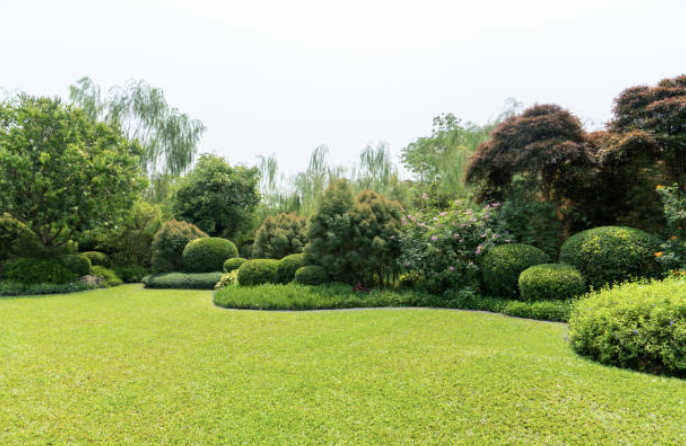
#> input picture pipeline/generation/data/garden.jpg, 686 x 446 px; its folder holds only this picture in this run
$ python -i plantable_mask.py   (imports and definitions only)
#> lines starting #> are read from the running program, lines starting #| are printed output that depends on the picture; after the words box and inside, x2 and y2 are one past the last pixel; in counts of white or black regions, pixels touching at a corner belong together
"""
Masque plantable pour design jardin global.

blanc = zone à modifier (BFL)
noir = zone à conserver (BFL)

Améliorations:
- Ciel (haut clair/bleu) en noir
- Bordures: bande le long des transitions pelouse/non-pelouse (distance transform)
- Morphologie: close/open, suppression petites composantes
"""
from __future__ import annotations

from pathlib import Path
from typing import Union

import numpy as np
from PIL import Image, ImageFilter

try:
    from scipy import ndimage
    HAS_SCIPY = True
except ImportError:
    HAS_SCIPY = False


def compute_mask_white_percent(mask: Union[str, Path, Image.Image]) -> float:
    """Calcule le % de pixels blancs (>= 128). Returns 0.0-100.0."""
    if isinstance(mask, (str, Path)):
        mask = Image.open(mask).convert("L")
    elif isinstance(mask, Image.Image):
        mask = mask.convert("L")
    arr = np.array(mask)
    total = arr.size
    white = np.sum(arr >= 128)
    return 100.0 * white / total if total > 0 else 0.0


# [88 lines left out: functions create_fallback_mask_exclude_sky, create_border_mask, reduce_mask_to_borders, create_fallback_mask_full, not called in this run]


def _rgb_to_hsv(rgb: np.ndarray) -> np.ndarray:
    """RGB [0-255] -> HSV. H: 0-360, S: 0-1, V: 0-1."""
    r, g, b = rgb[..., 0] / 255.0, rgb[..., 1] / 255.0, rgb[..., 2] / 255.0
    mx = np.maximum(np.maximum(r, g), b)
    mn = np.minimum(np.minimum(r, g), b)
    v = mx
    delta = mx - mn
    s = np.where(mx > 0, delta / mx, 0.0)
    h = np.zeros_like(r)
    cond = delta > 1e-8
    safe_delta = np.where(cond, delta, 1.0)
    h = np.where(cond & (mx == r), 60 * (((g - b) / safe_delta) % 6), h)
    h = np.where(cond & (mx == g), 60 * ((b - r) / safe_delta + 2), h)
    h = np.where(cond & (mx == b), 60 * ((r - g) / safe_delta + 4), h)
    return np.stack([h, s, v], axis=-1)


def _dilate_binary(arr: np.ndarray, radius: int) -> np.ndarray:
    """Dilate binaire (radius en pixels)."""
    if HAS_SCIPY:
        from scipy.ndimage import binary_dilation
        struct = ndimage.generate_binary_structure(2, 1)
        out = arr.astype(bool)
        for _ in range(min(radius, 50)):
            out = binary_dilation(out, structure=struct)
        return out.astype(np.uint8)
    # Fallback PIL: ~1px par itération
    pil = Image.fromarray((arr * 255).astype(np.uint8), mode="L")
    for _ in range(min(radius, 40)):
        pil = pil.filter(ImageFilter.MaxFilter(3))
    return (np.array(pil) >= 128).astype(np.uint8)


def generate_plantable_mask(
    image_path: Union[str, Path],
    exclude_lawn: bool = True,
    output_path: Union[str, Path] | None = None,
    min_white_percent: float = 5.0,
    border_width_px: int = 60,
) -> tuple[Image.Image, float, bool]:
    """
    Génère plantable_mask : blanc=plantable (zone à modifier), noir=non-plantable.

    - Ciel (zone haute claire/bleue) -> noir
    - Si exclude_lawn: bordures = bande le long des transitions pelouse/arbustes
    - Piscine, terrasse bois -> noir
    - Morphologie: close/open, suppression petites composantes

    Returns:
        (mask_pil, white_percent, used_fallback)
    """
#> called with image_path = '../data/garden.jpg', exclude_lawn = True, min_white_percent = 5, border_width_px = 60
    img = Image.open(image_path).convert("RGB")
    arr = np.array(img)
    h_img, w_img = arr.shape[:2]
#> h_img = 446; w_img = 686
    hsv = _rgb_to_hsv(arr)
#> in _rgb_to_hsv, `cond = delta > 1e-8`:
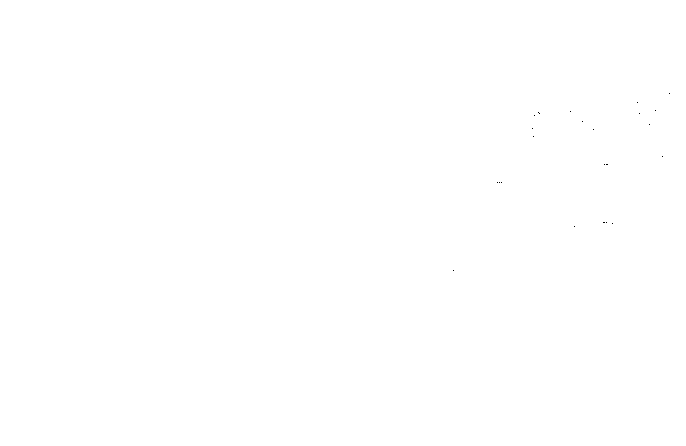
#> cond: shape (446, 686) bool; 100% white; black in thin lines or dots, all inside (x1, y1, x2, y2) = (453, 93, 670, 271)
#> in _rgb_to_hsv, `h = np.where(cond & (mx == b), 60 * ((r - g) / safe_delta + 4), h)`:
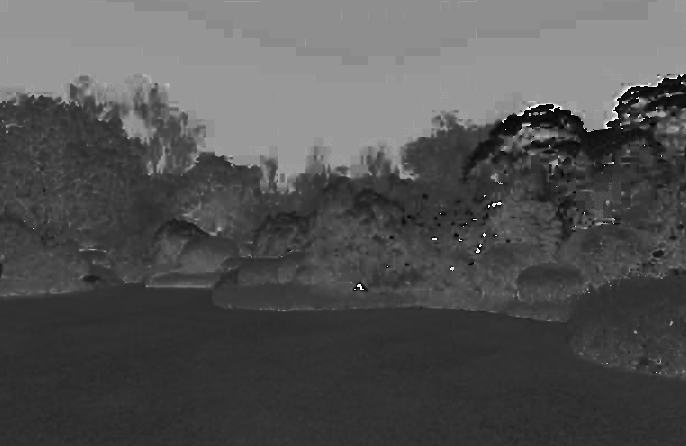
#> h: shape (446, 686) float64; min 0, max 358.1, mean 117; drawn with min black and max white
#> in _rgb_to_hsv, `return np.stack([h, s, v], axis=-1)`:
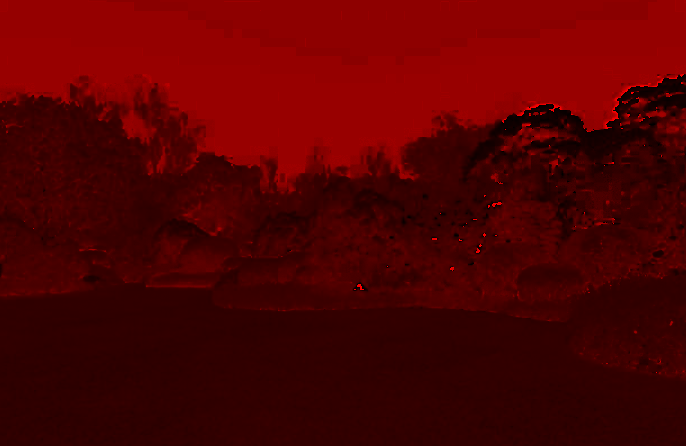
#> returned value: shape (446, 686, 3) float64; mean of channels 0, 1, 2 117, 0.4, 0.7; drawn with min black and max white
    hh, ss, vv = hsv[..., 0], hsv[..., 1], hsv[..., 2]

    # 1. Ciel: zone haute très claire ou bleue
    sky_ratio = 0.35
    sky_cut = int(h_img * sky_ratio)
#> sky_cut = 156
    is_sky = np.zeros((h_img, w_img), dtype=bool)
    is_sky[:sky_cut, :] = True
    # Affiner: bleu (H 200-260) ou très clair (V > 0.9)
    is_sky |= (hh >= 200) & (hh <= 260) & (ss < 0.4)
#> is_sky: shape (446, 686) bool; 35.4% white; 36 white regions (32 under 20 px), largest, box (x1, y1, x2, y2) and area: (0, 0, 686, 185) 108014, (397, 163, 414, 179) 75, (549, 160, 558, 167) 28, (254, 158, 260, 167) 22
    is_sky |= (vv > 0.88) & (ss < 0.15)
#> is_sky: shape (446, 686) bool; 35.9% white; 48 white regions (44 under 20 px), largest, box (x1, y1, x2, y2) and area: (0, 0, 686, 196) 109395, (260, 169, 270, 194) 116, (147, 162, 152, 176) 32, (549, 160, 558, 167) 28
    non_plantable = is_sky.copy()

    # 2. Pelouse (HSV vert)
    is_lawn = (hh >= 70) & (hh <= 170) & (ss > 0.1) & (vv > 0.1)
#> is_lawn: shape (446, 686) bool; 41% white; 616 white regions (501 under 20 px), largest, box (x1, y1, x2, y2) and area: (0, 90, 686, 446) 114680, (654, 106, 686, 161) 876, (423, 401, 483, 446) 636
    is_non_lawn_ground = ~is_sky & ~is_lawn
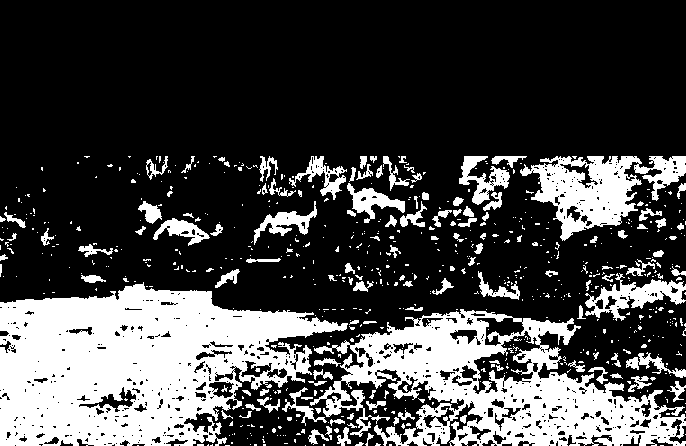
#> is_non_lawn_ground: shape (446, 686) bool; 27.1% white; 674 white regions (545 under 20 px), largest, box (x1, y1, x2, y2) and area: (0, 282, 348, 446) 36038, (310, 309, 686, 446) 23145, (520, 156, 686, 241) 6451

    # 3. Piscine (cyan)
    is_pool = (hh >= 170) & (hh <= 200) & (ss > 0.2)
#> is_pool: shape (446, 686) bool; 0.08% white in thin lines or dots, all inside (x1, y1, x2, y2) = (80, 94, 686, 374)
    non_plantable |= is_pool
#> non_plantable: shape (446, 686) bool; 35.9% white; 75 white regions (71 under 20 px), largest, box (x1, y1, x2, y2) and area: (0, 0, 686, 196) 109395, (260, 169, 270, 194) 116, (147, 162, 152, 176) 32, (549, 160, 558, 167) 31

    # 4. Terrasse bois (orange/brun)
    is_wood = (hh >= 10) & (hh <= 45) & (ss > 0.15) & (vv > 0.3)
#> is_wood: shape (446, 686) bool; 1.4% white; 89 white regions (78 under 20 px), largest, box (x1, y1, x2, y2) and area: (553, 116, 654, 160) 1429, (464, 106, 568, 170) 1134, (616, 75, 686, 111) 617
    non_plantable |= is_wood
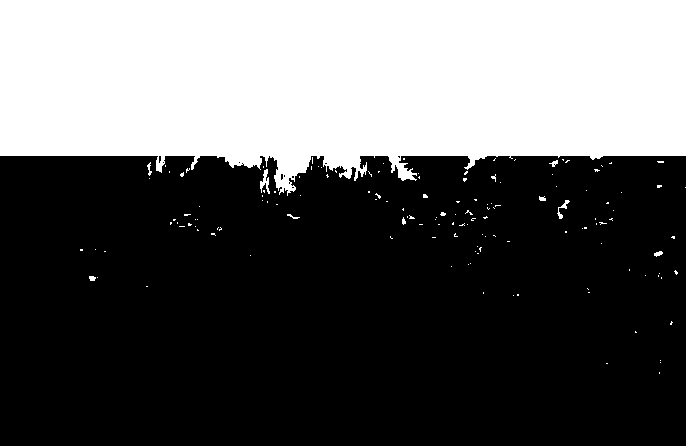
#> non_plantable: shape (446, 686) bool; 36.1% white; 143 white regions (133 under 20 px), largest, box (x1, y1, x2, y2) and area: (0, 0, 686, 196) 109546, (260, 169, 270, 194) 116, (557, 200, 570, 219) 70

    if exclude_lawn:
        # Bordures: bande le long des transitions pelouse / non-pelouse
        # plantable = non_lawn_ground | (bande de largeur W le long du bord)
        non_lawn_bin = is_non_lawn_ground.astype(np.uint8)
        W = min(border_width_px, max(40, w_img // 20))
#> W = 40
        dilated_non_lawn = _dilate_binary(non_lawn_bin, W)
#> after the loop in _dilate_binary, `for _ in range(min(radius, 50)):`:
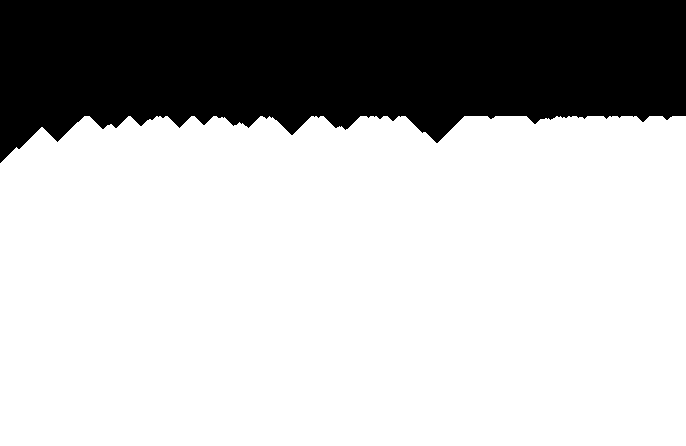
#> out: shape (446, 686) bool; 72.5% white; 1 black region, box (x1, y1, x2, y2) and area: (0, 0, 686, 163) 84165
        # Band = zone dans pelouse qui est proche de non-pelouse
        band = dilated_non_lawn & is_lawn
#> band: shape (446, 686); values 0 (black) and 1 (white), 39.5% white; 592 white regions (481 under 20 px), largest, box (x1, y1, x2, y2) and area: (0, 116, 686, 446) 110553, (654, 116, 686, 161) 752, (423, 401, 483, 446) 636
        plantable = is_non_lawn_ground | band
#> plantable: shape (446, 686); values 0 (black) and 1 (white), 66.6% white; 81 black regions (71 under 20 px), largest, box (x1, y1, x2, y2) and area: (0, 0, 686, 196) 101102, (154, 137, 172, 173) 278, (667, 123, 686, 135) 136
    else:
        plantable = ~non_plantable

    mask_np = np.where(plantable, 255, 0).astype(np.uint8)

    # 5. Morphologie: close (remplir trous) puis open (enlever petits îlots)
    mask_pil = Image.fromarray(mask_np, mode="L")
    mask_pil = mask_pil.filter(ImageFilter.MaxFilter(5))
#> mask_pil: PIL image 686x446 L; 68.7% white; 17 black regions (12 under 20 px), largest, box (x1, y1, x2, y2) and area: (0, 0, 686, 176) 95549, (399, 165, 410, 178) 64, (277, 172, 290, 188) 55, (532, 141, 553, 147) 46, (678, 149, 686, 154) 20
    mask_pil = mask_pil.filter(ImageFilter.MinFilter(3))
#> mask_pil: PIL image 686x446 L; 68% white; 10 black regions (2 under 20 px), largest, box (x1, y1, x2, y2) and area: (0, 0, 686, 189) 97652, (670, 127, 681, 133) 46, (677, 148, 686, 155) 43
    mask_pil = mask_pil.filter(ImageFilter.MaxFilter(3))

    # 6. Suppression petites composantes (< 0.5% de l'image)
    if HAS_SCIPY:
        labeled, num_feat = ndimage.label(np.array(mask_pil) >= 128)
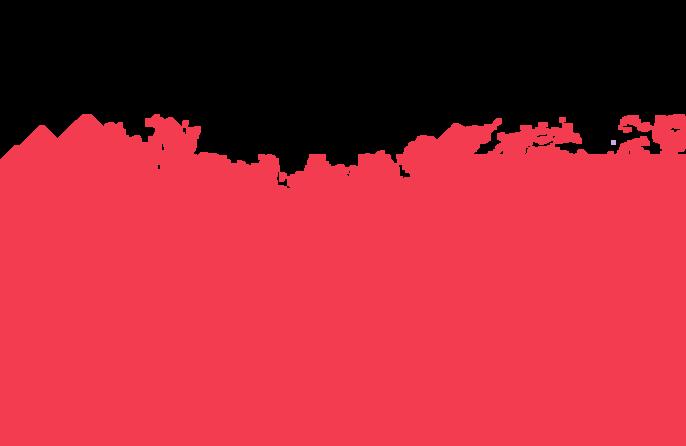
#> labeled: shape (446, 686) int32; 3 distinct labels, from 0 to 2; one colour per label, 0 black
#> num_feat = 2
        if num_feat > 0:
            min_area = int(0.005 * h_img * w_img)
#> min_area = 1529
            for i in range(1, num_feat + 1):
                if np.sum(labeled == i) < min_area:
                    mask_np[labeled == i] = 0
#> mask_np: shape (446, 686); 66.6% white; 81 black regions (71 under 20 px), largest, box (x1, y1, x2, y2) and area: (0, 0, 686, 196) 101103, (154, 137, 172, 173) 278, (667, 123, 686, 135) 136
            mask_pil = Image.fromarray(mask_np, mode="L")

    white_pct = compute_mask_white_percent(mask_pil)
#> in compute_mask_white_percent, `white = np.sum(arr >= 128)`: white = 203772
#> white_pct = 66.6
    used_fallback = False

    if white_pct < min_white_percent:
        # Fallback: tout sauf ciel
        mask_pil = create_fallback_mask_exclude_sky(image_path)
        white_pct = compute_mask_white_percent(mask_pil)
        used_fallback = True

    if output_path:
        Path(output_path).parent.mkdir(parents=True, exist_ok=True)
        mask_pil.save(output_path)

    return mask_pil, white_pct, used_fallback

>>> result = generate_plantable_mask('../data/garden.jpg')
